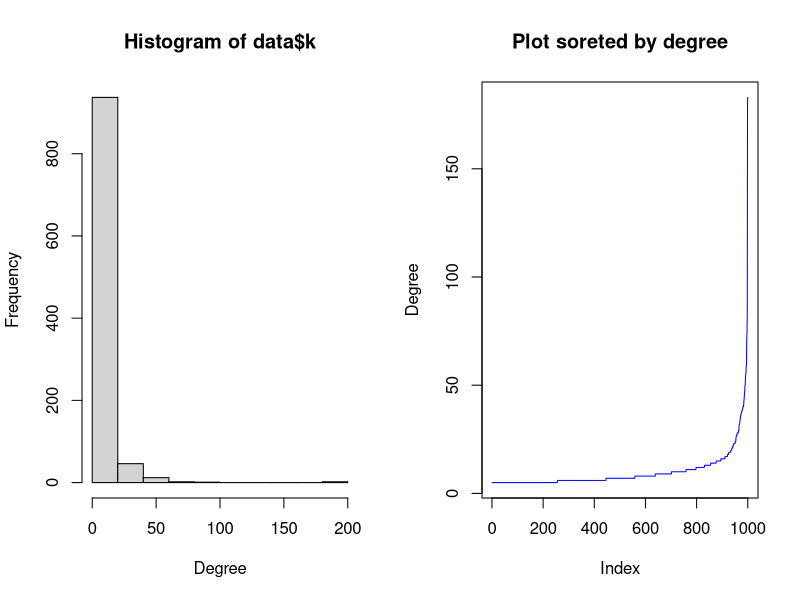
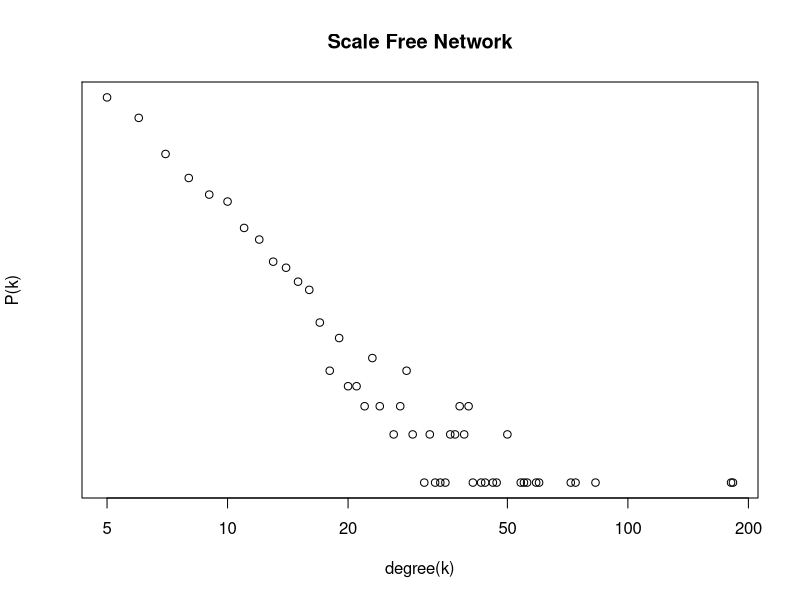

Here is the R script that generated these plots, in order:
## DEGREE DISTRIBUTION ##

data <- read.csv("network.csv",header=TRUE, sep=",")
head(data)

#2: What is the maximum and minimum degree for this network?
max(data$k)


# Tha maximum degree is 183.
min(data$k)
# The minimum degree is 5.
# 3: Produce a single figure showing two plots: the histogram of the degree, 
# and a line plot sorted by degree. Comment on what this tells you about the network.
par(mfrow = c(1, 2))
hist(data$k, xlab = "Degree")
plot(sort(x = data$k), y = NULL, type = "l",main = "Plot soreted by degree", ylab = "Degree", col = "blue")
#plot(data)
#hist(data$k, x= Null ,sort(data$k))


# 3: Calculate P(k) the probability of observing a node with degree k.
# identify the total number of outcomes that can accur
totalFrequency <- table(data$k) # Count the frequency of nodes k
totalOfFrequency <- sum(totalFrequency) # that is the the total number of outcomes
probability <- totalFrequency/totalOfFrequency # probability by dividing the frequency by possible outcomes
print(probability)
uniqueValues <- unique(sort(data$k)) # unique values sorted by degree
print(uniqueValues)
par(mfrow = c(1, 1))
# plot for the probability using log scale for x and y.
plot(x = uniqueValues, main = "Scale Free Network",y = probability, log = "xy",xlab = "degree(k)", ylab = "P(k)")

## 5: why the network is likely to be scale free?
## Because nodes with higher probabability are more likely to see new edges,
# compared to the one with lower probability.
# It means that when the network grows the underlining structure or properties stays the same.
